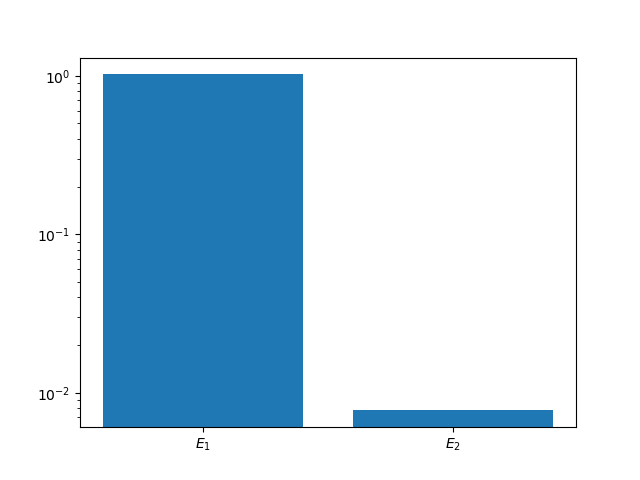

Write Python code to recreate this figure.
import matplotlib.pyplot as plt

with open ('../testing/DAKOTA_ABLATEtest/out_chem_sens-8595167.out', 'r') as myfile:
    outputfile = myfile.readlines()
    x1 = outputfile[6449].split(' x1')[0][-16:]
    x2 = outputfile[6450].split(' x2')[0][-16:]

sobol_indices = [float(x1), float(x2)]

plt.bar(['$E_{1}$', '$E_{2}$'], sobol_indices)
plt.yscale('log')
plt.savefig('2S_CH4_CM2_normal_sens_vis.PNG')